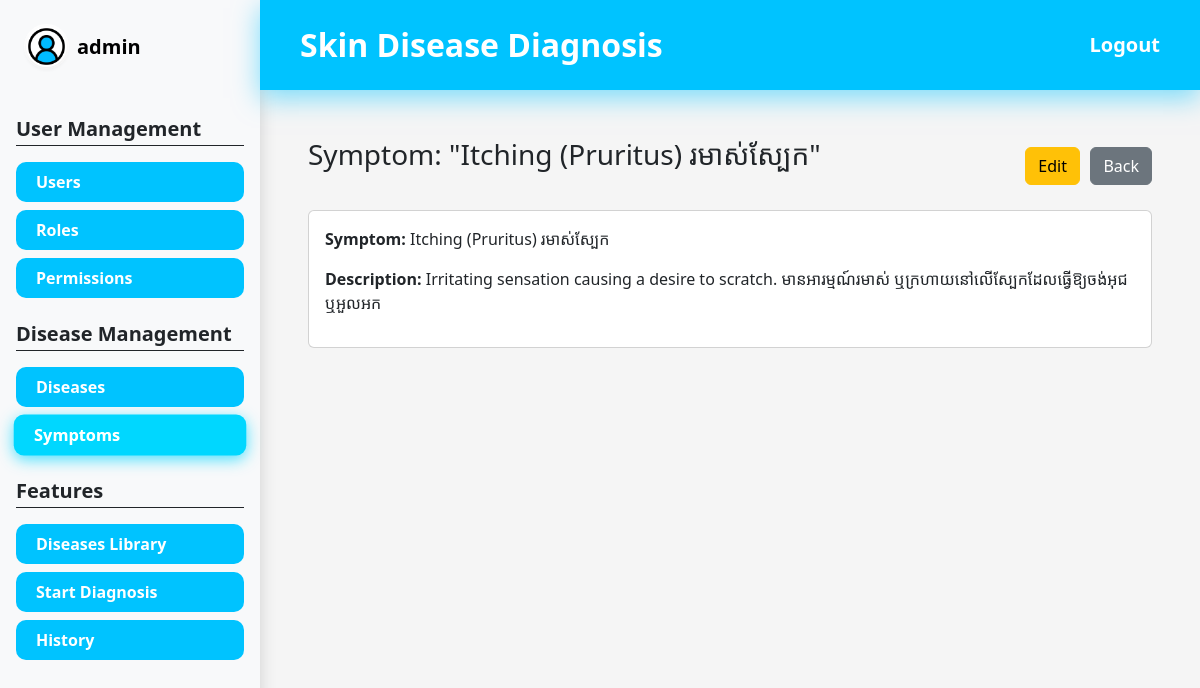
The app's page /facts/2 (signed in) with its own data.
### app/models/user.py (models this page shows, shortened)
class User(UserMixin, db.Model):
    __tablename__ = "users"
    id = db.Column(db.Integer, primary_key=True)
    username = db.Column(db.String(80), unique=True, nullable=False)
    email = db.Column(db.String(120), unique=True, nullable=False)
    full_name = db.Column(db.String(120), nullable=False)
    phone_number = db.Column(db.String(15), unique=True, nullable=False)
    is_active = db.Column(db.Boolean, default=True, nullable=False)
    password_hash = db.Column(db.String(255), nullable=False)
    picture = db.Column(db.String(255))
    created_at = db.Column(db.DateTime, default=datetime.utcnow, nullable=False)
    updated_at = db.Column(db.DateTime, default=datetime.utcnow, onupdate=datetime.utcnow, nullable=False)
    roles = db.relationship("Role", secondary=user_roles, back_populates="users")
    diagnoses = db.relationship("Diagnose", secondary=user_diagnoses, back_populates="users")
    def has_role(self, role_name: str) -> bool:
        return any(role.name == role_name for role in self.roles)
    @property
    def is_admin(self) -> bool:
        return self.has_role("Admin")

### app/models/fact.py (models this page shows, shortened)
class Fact(db.Model):
    __tablename__ = "facts"
    id = db.Column(db.Integer, primary_key=True)
    symptom = db.Column(db.String(80), unique=True, nullable=False)
    description = db.Column(db.String(255))
    created_at = db.Column(db.DateTime, default=datetime.utcnow, nullable=False)
    updated_at = db.Column(
        db.DateTime,
        default=datetime.utcnow,
        onupdate=datetime.utcnow,
        nullable=False
    )
    rule_facts = db.relationship("RuleFact", back_populates="fact", cascade="all, delete-orphan")
    diagnose_facts = db.relationship("DiagnoseFact", back_populates="fact", cascade="all, delete-orphan")

### app/routes/fact_routes.py (the view)
@fact_bp.route("/<int:fact_id>")
@login_required
def detail(fact_id: int):
    fact = FactService.get_fact_by_id(fact_id)
    if fact is None:
        abort(404)
    return render_template("facts/detail.html", fact=fact)

### app/services/fact_service.py (called while the page is built)
    @staticmethod
    def get_fact_by_id(fact_id: int) -> Optional[Fact]:
        return Fact.query.get(fact_id)

### app/templates/facts/detail.html (shortened to what this page needs)
{% extends "layouts/base.html" %}
{% block content %}
<div class="d-flex justify-content-between align-itmes-center mb-3">
    <h1 class="h3 mb-3">Symptom: "{{ fact.symptom }}"<h1>
    <div>
        <a href="{{ url_for('facts.delete_confirm', fact_id=fact.id) }}"
            class="btn btn-warning">
            Edit
        </a>
        <a href="{{ url_for('facts.index') }}" class="btn btn-secondary">
            Back
        </a>
    </div>
</div>
<div class="card">
    <div class="card-body">
        <p><strong>Symptom:</strong> {{ fact.symptom }}</p>
        <p><strong>Description:</strong> {{ fact.description or '-' }}</p>
    </div>
</div>
{% endblock  %}

### app/templates/layouts/base.html (shortened to what this page needs)
<!DOCTYPE html>
<html lang="en">
<head>
    <link href="https://cdn.jsdelivr.net/npm/bootstrap@5.3.0/dist/css/bootstrap.min.css" rel="stylesheet" />
    <link rel="stylesheet" href="{{ url_for('static', filename='css/style.css') }}" />
</head>
<body>
    <div class="d-flex min-vh-100">
        <aside class="sidebar d-none d-md-flex flex-column bg-light shadow">
            <div class="sidebar-user-header p-4 d-flex align-items-center mb-4">
                <div class="user-avatar-small me-2">
                    <img src="{% if current_user.is_authenticated and current_user.picture %}
                            {{ url_for('static', filename='uploads/' ~ current_user.picture) }}
                        {% else %}{{ url_for('static', filename='images/8358770.png') }}
                        {% endif %}"
                    class="rounded-circle w-100 h-100 shadow-sm"
                    style="object-fit: cover;">
                </div>
                <span class="text-black fw-bold fs-5">{{ current_user.username if current_user.is_authenticated else "User" }}</span>
            </div>
            {% if current_user.is_authenticated %}
                {% if current_user.roles %}
                    {% set role_list = current_user.roles | map(attribute='name') | map('lower') | list %}
                {% elif current_user.role %}
                    {% set role_list = [current_user.role.name | lower] if current_user.role.name is defined else [current_user.role | lower] %}
                {% else %}
                    {% set role_list = [] %}
                {% endif %}
                {% set is_admin_user = (current_user.is_admin is defined and current_user.is_admin) or ('admin' in role_list) %}
                {% set is_dermatologist_user = 'dermatologist' in role_list %}
                {% if is_admin_user %}
                    <div class="px-3 mb-4">
                        <h5 class="fw-bold text-dark border-bottom border-dark pb-1 mb-3">User Management</h5>
                        <nav class="nav flex-column gap-2">
                            <a href="{{ url_for('users.index') }}" class="sidebar-link {% if request.blueprint == 'users' %}active{% endif %}">Users</a>
                            <a href="{{ url_for('roles.index') }}" class="sidebar-link {% if request.blueprint == 'roles' %}active{% endif %}">Roles</a>
                            <a href="{{ url_for('permissions.index') }}" class="sidebar-link {% if request.blueprint == 'permissions' %}active{% endif %}">Permissions</a>
                        </nav>
                    </div>
                {% endif %}
                {% if is_admin_user or is_dermatologist_user %}
                    <div class="px-3 mb-4">
                        <h5 class="fw-bold text-dark border-bottom border-dark pb-1 mb-3">Disease Management</h5>
                        <nav class="nav flex-column gap-2">
                            <a href="{{ url_for('rules.index') }}" class="sidebar-link {% if request.blueprint == 'rules' %}active{% endif %}">Diseases</a>
                            <a href="{{ url_for('facts.index') }}" class="sidebar-link {% if request.blueprint == 'facts' %}active{% endif %}">Symptoms</a>
                        </nav>
                    </div>
                {% endif %}
                <div class="px-3 mb-4">
                    <h5 class="fw-bold text-dark border-bottom border-dark pb-1 mb-3">Features</h5>
                    <nav class="nav flex-column gap-2">
                        <a href="{{ url_for('diagnoses.dashboard') }}" class="sidebar-link {% if request.endpoint == 'diagnoses.dashboard' %}active{% endif %}">Diseases Library</a>
                        <a href="{{ url_for('diagnoses.diagnose') }}" class="sidebar-link {% if request.endpoint == 'diagnoses.diagnose' %}active{% endif %}">Start Diagnosis</a>
                        <a href="{{ url_for('diagnoses.diagnose_history') }}" class="sidebar-link {% if request.endpoint == 'diagnoses.diagnose_history' %}active{% endif %}">History</a>
                    </nav>
                </div>
            {% endif %}
        </aside>
        <div class="flex-grow-1 bg-custom-gray-light">
            <nav class="navbar navbar-expand-lg navbar-dark bg-custom-blue header-glow p-3">
                <div class="container-fluid px-4">
                    <a class="navbar-brand fw-bold fs-2" href="#">Skin Disease Diagnosis</a>
                    <div class="ms-auto">
                        {% if current_user.is_authenticated %}
                            <a href="{{ url_for('auth.logout') }}" class="text-white fw-bold text-decoration-none fs-5">Logout</a>
                        {% else %}
                            <a href="{{ url_for('auth.login') }}" class="text-white fw-bold text-decoration-none fs-5">Login</a>
                        {% endif %}
                    </div>
                </div>
            </nav>
            <main class="p-5">
                {% block content %}{% endblock %}
            </main>
        </div>
    </div>
</body>
</html>

### app/static/css/style.css (style rules this page uses)
body { background-color: #f5f5f5; }
.bg-custom-blue { background-color: #00c3ff !important; }
.sidebar { width: 260px; min-width: 260px; background-color: #f8f9fa; }
.header-glow { box-shadow: 0px 8px 20px rgba(0, 195, 255, 0.4); position: relative; z-index: 10; }
.sidebar-link { display: block; width: 100%; padding: 8px 20px; background-color: #00c3ff; color: white !important; text-decoration: none; font-weight: bold; border-radius: 10px; transition: all 0.2s ease-in-out; border: none; text-align: left; }
.sidebar-link:hover, .sidebar-link.active { box-shadow: 0px 4px 15px rgba(0, 195, 255, 0.7); transform: scale(1.02); filter: brightness(1.1); }
.user-avatar-small { width: 45px; height: 45px; background: white; border-radius: 50%; padding: 2px; }
.header-glow { box-shadow: 0px 8px 20px rgba(0, 195, 255, 0.5); z-index: 1; position: relative; }
.bg-custom-blue { background-color: #00c3ff; }
.header-glow { box-shadow: 0px 8px 25px rgba(0, 195, 255, 0.5); z-index: 1; position: relative; }

### records on screen
User: is_active+username "admin"
Fact: symptom "Itching (Pruritus) រមាស់ស្បែក", description "Irritating sensation causing a desire to scratch. មានអារម្មណ៍រមាស់ ឬក្រហាយនៅលើស្បែកដែលធ្វើឱ្យចង់អុជ ឬអួលអក"
